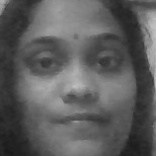
#> input picture Training_Images/Vanela.1.1.jpg, 156 x 156 px, given in place of the camera
$ jupyter execute selfie_face_detection_hyperparameters.ipynb   (shell and % lines are left out)   (text cells are left out)
#> lines starting #> are read from the running program, lines starting #| are printed output that depends on the picture; after the words box and inside, x2 and y2 are one past the last pixel; in counts of white or black regions, pixels touching at a corner belong together
[cell 1]
# Importing the necessary libraries
import cv2
import os

[cell 2]
# Create a directory to save the images if it doesn't already exist
if not os.path.exists("Selfie_Images"):
    os.mkdir("Selfie_Images")

[cell 3]
# Initialize the webcam (0 means the default camera)
camera = cv2.VideoCapture(0)

[cell 4]
# Load the face detection model
face_cascade = cv2.CascadeClassifier(cv2.data.haarcascades + 'haarcascade_frontalface_default.xml')

[cell 5]
# Counter to keep track of the number of selfies taken
selfie_count = 0

while selfie_count < 5:
    # Capture a frame from the webcam
    ret, frame = camera.read()
#> frame is the input picture: shape (156, 156, 3); min 25, max 192, mean 92.8
    if not ret:
        break

    # Convert the frame to grayscale (required by the face detection model)
    gray_frame = cv2.cvtColor(frame, cv2.COLOR_BGR2GRAY)

    # Detect faces in the frame
    faces = face_cascade.detectMultiScale(gray_frame, scaleFactor=1.1, minNeighbors=5, minSize=(30, 30))
#> faces = [[10, 12, 135, 135]]

    # Draw rectangles around the detected faces and save each face
    for i, (x, y, w, h) in enumerate(faces):
        # Crop the face from the frame
        face = frame[y:y+h, x:x+w]
        # Create a separate folder for each face if multiple faces are detected
        face_folder = f"Selfie_Images/Face_{i+1}"
        if not os.path.exists(face_folder):
            os.mkdir(face_folder)
        # Save the cropped face image
        face_image_path = os.path.join(face_folder, f"selfie_{selfie_count+1}.jpg")
        cv2.imwrite(face_image_path, face)
#> this loop made 1 pass
#> pass 1, `face = frame[y:y+h, x:x+w]`:
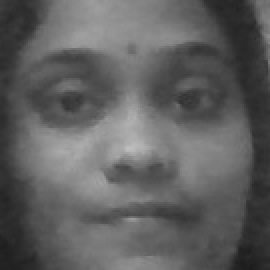
#> face: shape (135, 135, 3) (shown 2 times larger); min 28, max 190, mean 95.7

    # Show the frame with rectangles around faces
    cv2.imshow("Webcam - Press 'q' to Quit", frame)

    # Wait for a key press or a delay to take the next selfie
    key = cv2.waitKey(1000)  # Wait 1 second before taking next selfie
#> (key q is pressed here)
    selfie_count += 1

    # If 'q' is pressed, exit early
    if key == ord('q'):
        break

[cell 6]
# Release the camera and close all windows
camera.release()
cv2.destroyAllWindows()

[cell 7]
# Edge Detection
edge_image = cv2.Canny(frame, 100, 200)
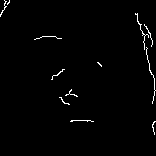
#> edge_image: shape (156, 156); 1.3% white in thin lines or dots, all inside (x1, y1, x2, y2) = (0, 0, 156, 135)

# Display original vs edge detected image
cv2.imshow("Original Image", frame)
cv2.imshow("Edge Detected Image", edge_image)
cv2.waitKey(0)
cv2.destroyAllWindows()

[cell 8]
# Image Sharpening
import numpy as np
kernel = np.array([[0, -1, 0], [-1, 5, -1], [0, -1, 0]])
sharpened_image = cv2.filter2D(frame, -1, kernel)

# Display original vs sharpened image
cv2.imshow("Original Image", frame)
cv2.imshow("Sharpened Image", sharpened_image)
cv2.waitKey(0)
cv2.destroyAllWindows()

[cell 9]
# Image Sharpening
import numpy as np
kernel = np.array([[0, -1, 0], [-1, 5, -1], [0, -1, 0]])
sharpened_image = cv2.filter2D(frame, -1, kernel)

# Display original vs sharpened image
cv2.imshow("Original Image", frame)
cv2.imshow("Sharpened Image", sharpened_image)
cv2.waitKey(0)
cv2.destroyAllWindows()

[cell 10]
# Blur Image
blurred_image = cv2.GaussianBlur(frame, (5, 5), 0)

# Display original vs blurred image
cv2.imshow("Original Image", frame)
cv2.imshow("Blurred Image", blurred_image)
cv2.waitKey(0)
cv2.destroyAllWindows()

[cell 11]
# Image Resize
resized_image = cv2.resize(frame, None, fx=0.5, fy=0.5)

# Display original vs resized image
cv2.imshow("Original Image", frame)
cv2.imshow("Resized Image", resized_image)
cv2.waitKey(0)
cv2.destroyAllWindows()

[cell 12]
# Image Rotation
(h, w) = frame.shape[:2]
#> h = 156; w = 156
center = (w // 2, h // 2)
#> center = (78, 78)
rotation_matrix = cv2.getRotationMatrix2D(center, 45, 1.0)
#> rotation_matrix = [[0.707, 0.707, -32.31], [-0.707, 0.707, 78]]
rotated_image = cv2.warpAffine(frame, rotation_matrix, (w, h))
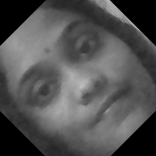
#> rotated_image: shape (156, 156, 3); min 0, max 189, mean 81.6

# Display original vs rotated image
cv2.imshow("Original Image", frame)
cv2.imshow("Rotated Image", rotated_image)
cv2.waitKey(0)
cv2.destroyAllWindows()

[cell 13]
# Image Augmentation
flipped_image = cv2.flip(frame, 1)  # Horizontal flip
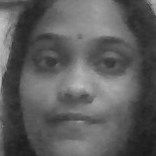
#> flipped_image: shape (156, 156, 3); min 25, max 192, mean 92.8
(h, w) = flipped_image.shape[:2]
rotation_matrix = cv2.getRotationMatrix2D((w // 2, h // 2), -30, 1.0)
#> rotation_matrix = [[0.866, -0.5, 49.45], [0.5, 0.866, -28.55]]
augmented_image = cv2.warpAffine(flipped_image, rotation_matrix, (w, h))
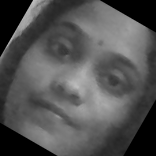
#> augmented_image: shape (156, 156, 3); min 0, max 189, mean 82.8
resized_augmented = cv2.resize(augmented_image, (200, 200))

# Display original vs augmented image
cv2.imshow("Original Image", frame)
cv2.imshow("Augmented Image", resized_augmented)
cv2.waitKey(0)
cv2.destroyAllWindows()

[cell 14]
# Image Cropping
cropped_image = frame[50:200, 100:300]
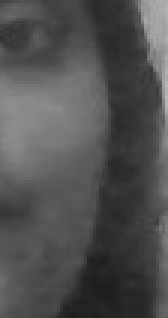
#> cropped_image: shape (106, 56, 3) (shown 3 times larger); min 28, max 187, mean 80.6

# Display original vs cropped image
cv2.imshow("Original Image", frame)
cv2.imshow("Cropped Image", cropped_image)
cv2.waitKey(0)
cv2.destroyAllWindows()

[cell 15]
# Convert Image to Black & White
bw_image = cv2.cvtColor(frame, cv2.COLOR_BGR2GRAY)

# Create a Negative of the Image
negative_image = 255 - frame
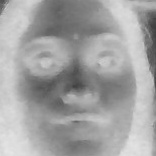
#> negative_image: shape (156, 156, 3); min 63, max 230, mean 162.2

# Display original vs black & white vs negative image
cv2.imshow("Original Image", frame)
cv2.imshow("Black & White Image", bw_image)
cv2.imshow("Negative Image", negative_image)
cv2.waitKey(0)
cv2.destroyAllWindows()

[cell 16]
# Face Detection
faces = face_cascade.detectMultiScale(gray_frame, scaleFactor=1.1, minNeighbors=5, minSize=(30, 30))
for (x, y, w, h) in faces:
    cv2.rectangle(frame, (x, y), (x+w, y+h), (255, 0, 0), 2)
#> this loop made 1 pass
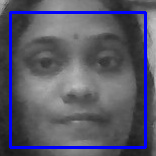
#> frame: shape (156, 156, 3); 6.64% of pixels changed, all inside (x1, y1, x2, y2) = (9, 11, 147, 149)

# Display original vs face detected image
cv2.imshow("Original Image", gray_frame)
cv2.imshow("Face Detected Image", frame)
cv2.waitKey(0)
cv2.destroyAllWindows()

[cell 17]
# Identifying Facial Features
eye_cascade = cv2.CascadeClassifier(cv2.data.haarcascades + 'haarcascade_eye.xml')
eyes = eye_cascade.detectMultiScale(gray_frame, 1.1, 10)
#> eyes = [[84, 42, 39, 39], [24, 43, 39, 39]]
for (ex, ey, ew, eh) in eyes:
    cv2.rectangle(frame, (ex, ey), (ex+ew, ey+eh), (0, 255, 0), 2)
#> this loop made 2 passes
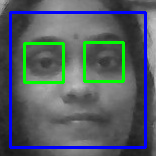
#> frame: shape (156, 156, 3); 3.81% of pixels changed, all inside (x1, y1, x2, y2) = (23, 41, 125, 84)

# Display original vs eyes detected image
cv2.imshow("Original Image", gray_frame)
cv2.imshow("Eyes Detected Image", frame)
cv2.waitKey(0)
cv2.destroyAllWindows()

$ run again, on Training_Images/Vanela1.jpg
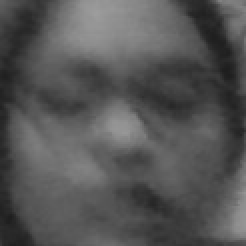
#> input picture Training_Images/Vanela1.jpg, 123 x 123 px, given in place of the camera (shown 2 times larger)
#> frame is the input picture: shape (123, 123, 3); min 30, max 157, mean 85.1
#> faces = [[8, 9, 110, 110]]
#> the loop `for i, (x, y, w, h) in enumerate(faces):` made 1 pass
#> `edge_image = cv2.Canny(frame, 100, 200)`:
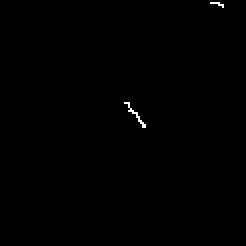
#> edge_image: shape (123, 123) (shown 2 times larger); 0.22% white in thin lines or dots, all inside (x1, y1, x2, y2) = (62, 1, 112, 64)
#> `rotation_matrix = cv2.getRotationMatrix2D(center, 45, 1.0)`: rotation_matrix = [[0.707, 0.707, -25.27], [-0.707, 0.707, 61]]
#> `rotation_matrix = cv2.getRotationMatrix2D((w // 2, h // 2), -30, 1.0)`: rotation_matrix = [[0.866, -0.5, 38.67], [0.5, 0.866, -22.33]]
#> the loop `for (x, y, w, h) in faces:` made 1 pass
#> after the loop `for (x, y, w, h) in faces:`:
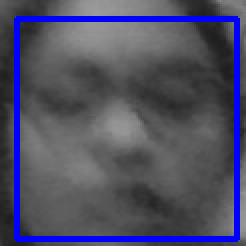
#> frame: shape (123, 123, 3) (shown 2 times larger); 8.7% of pixels changed, all inside (x1, y1, x2, y2) = (7, 8, 120, 121)
#> eyes = ()
